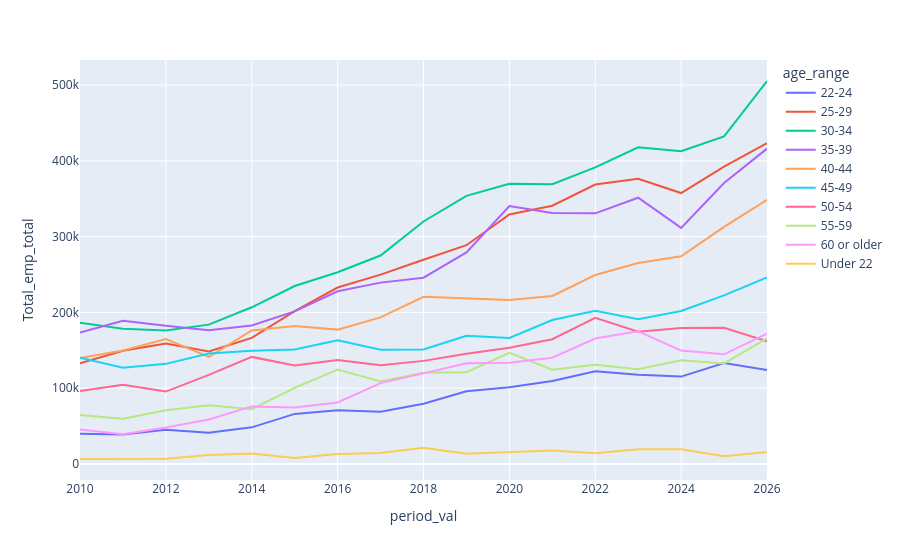

Notebook code cell kept with this figure:
### Markdown cell above
Graphing software-developer employment by year and age range:

### Code cell
fig = px.line(df_full_emp_totals.query(
"(period == 'year_as_str') & (age_range != 'All') & (occ2010 == 'Software \
developers, applications and systems software')"),
x = 'period_val', y = 'Total_emp_total', 
hover_data = 'Response_Count_emp_total', 
color = 'age_range')
# Ensuring that the years will be in chronological order, even if data for
# certain age ranges isn't present for all years:
# Any individual age-range value could have been used here instead of 'All';
# what's important is to show just one set of period entries so that we don't have
# duplicate entries within our sort criteria.
fig.update_xaxes(categoryorder = 'array', 
categoryarray = df_full_emp_totals.query(
"period == 'year_as_str' & age_range == 'All'").sort_values(
'period_val')['period_val'].unique())

### Figure 1 — Plotly figure (JSON) as saved in the notebook; plotly's stock layout.template omitted (floating-point values rounded to 4 significant figures)
{"data": [{"customdata": [[176], [161], [197], [184], [211], [247], [257], [270], [326], [348], [293], [343], [345], [310], [327], [304], [197]], "hovertemplate": "age_range=22-24<br>period_val=%{x}<br>Total_emp_total=%{y}<br>Response_Count_emp_total=%{customdata[0]}<extra></extra>", "legendgroup": "22-24", "line": {"color": "#636efa", "dash": "solid"}, "marker": {"symbol": "circle"}, "mode": "lines", "name": "22-24", "orientation": "v", "showlegend": true, "type": "scatter", "x": [2010, 2011, 2012, 2013, 2014, 2015, 2016, 2017, 2018, 2019, 2020, 2021, 2022, 2023, 2024, 2025, 2026], "xaxis": "x", "y": [40100.0, 38960.0, 45270.0, 41260.0, 48370.0, 66140.0, 70850.0, 69020.0, 79590.0, 96070.0, 101400.0, 109500.0, 122500.0, 117600.0, 115400.0, 133200.0, 124100.0], "yaxis": "y"}, {"customdata": [[681], [703], [773], [741], [769], [782], [909], [964], [1011], [995], [987], [1068], [1124], [1088], [1078], [982], [644]], "hovertemplate": "age_range=25-29<br>period_val=%{x}<br>Total_emp_total=%{y}<br>Response_Count_emp_total=%{customdata[0]}<extra></extra>", "legendgroup": "25-29", "line": {"color": "#EF553B", "dash": "solid"}, "marker": {"symbol": "circle"}, "mode": "lines", "name": "25-29", "orientation": "v", "showlegend": true, "type": "scatter", "x": [2010, 2011, 2012, 2013, 2014, 2015, 2016, 2017, 2018, 2019, 2020, 2021, 2022, 2023, 2024, 2025, 2026], "xaxis": "x", "y": [133100.0, 149500.0, 158900.0, 148400.0, 166300.0, 201700.0, 232900.0, 249800.0, 269500.0, 288700.0, 329300.0, 340800.0, 368700.0, 376300.0, 357500.0, 392400.0, 423300.0], "yaxis": "y"}, {"customdata": [[919], [912], [893], [951], [961], [999], [1094], [1109], [1200], [1247], [1138], [1168], [1243], [1321], [1241], [1049], [874]], "hovertemplate": "age_range=30-34<br>period_val=%{x}<br>Total_emp_total=%{y}<br>Response_Count_emp_total=%{customdata[0]}<extra></extra>", "legendgroup": "30-34", "line": {"color": "#00cc96", "dash": "solid"}, "marker": {"symbol": "circle"}, "mode": "lines", "name": "30-34", "orientation": "v", "showlegend": true, "type": "scatter", "x": [2010, 2011, 2012, 2013, 2014, 2015, 2016, 2017, 2018, 2019, 2020, 2021, 2022, 2023, 2024, 2025, 2026], "xaxis": "x", "y": [186500.0, 178600.0, 176300.0, 183900.0, 206800.0, 234900.0, 253100.0, 275000.0, 320000.0, 353800.0, 369800.0, 369200.0, 391500.0, 417900.0, 412800.0, 432300.0, 505300.0], "yaxis": "y"}, {"customdata": [[861], [881], [900], [865], [858], [877], [992], [1031], [1015], [1044], [1127], [1114], [1089], [1107], [1024], [1019], [741]], "hovertemplate": "age_range=35-39<br>period_val=%{x}<br>Total_emp_total=%{y}<br>Response_Count_emp_total=%{customdata[0]}<extra></extra>", "legendgroup": "35-39", "line": {"color": "#ab63fa", "dash": "solid"}, "marker": {"symbol": "circle"}, "mode": "lines", "name": "35-39", "orientation": "v", "showlegend": true, "type": "scatter", "x": [2010, 2011, 2012, 2013, 2014, 2015, 2016, 2017, 2018, 2019, 2020, 2021, 2022, 2023, 2024, 2025, 2026], "xaxis": "x", "y": [173600.0, 188900.0, 182400.0, 176300.0, 182900.0, 201400.0, 227900.0, 239300.0, 245800.0, 279200.0, 340400.0, 331100.0, 330800.0, 351400.0, 311500.0, 370600.0, 416200.0], "yaxis": "y"}, {"customdata": [[732], [738], [781], [704], [789], [770], [777], [798], [929], [860], [764], [827], [803], [869], [902], [835], [627]], "hovertemplate": "age_range=40-44<br>period_val=%{x}<br>Total_emp_total=%{y}<br>Response_Count_emp_total=%{customdata[0]}<extra></extra>", "legendgroup": "40-44", "line": {"color": "#FFA15A", "dash": "solid"}, "marker": {"symbol": "circle"}, "mode": "lines", "name": "40-44", "orientation": "v", "showlegend": true, "type": "scatter", "x": [2010, 2011, 2012, 2013, 2014, 2015, 2016, 2017, 2018, 2019, 2020, 2021, 2022, 2023, 2024, 2025, 2026], "xaxis": "x", "y": [139800.0, 149900.0, 165000.0, 141400.0, 176100.0, 182200.0, 177300.0, 193400.0, 220600.0, 218900.0, 216500.0, 221800.0, 249400.0, 265200.0, 274100.0, 312800.0, 348400.0], "yaxis": "y"}, {"customdata": [[708], [686], [695], [727], [743], [707], [684], [642], [630], [676], [563], [659], [717], [621], [678], [602], [481]], "hovertemplate": "age_range=45-49<br>period_val=%{x}<br>Total_emp_total=%{y}<br>Response_Count_emp_total=%{customdata[0]}<extra></extra>", "legendgroup": "45-49", "line": {"color": "#19d3f3", "dash": "solid"}, "marker": {"symbol": "circle"}, "mode": "lines", "name": "45-49", "orientation": "v", "showlegend": true, "type": "scatter", "x": [2010, 2011, 2012, 2013, 2014, 2015, 2016, 2017, 2018, 2019, 2020, 2021, 2022, 2023, 2024, 2025, 2026], "xaxis": "x", "y": [140400.0, 127200.0, 132100.0, 145800.0, 149300.0, 151000.0, 163100.0, 150900.0, 151200.0, 169200.0, 166400.0, 190000.0, 202100.0, 191100.0, 201900.0, 222500.0, 246100.0], "yaxis": "y"}, {"customdata": [[525], [586], [533], [620], [711], [580], [638], [585], [606], [608], [556], [578], [636], [574], [576], [480], [298]], "hovertemplate": "age_range=50-54<br>period_val=%{x}<br>Total_emp_total=%{y}<br>Response_Count_emp_total=%{customdata[0]}<extra></extra>", "legendgroup": "50-54", "line": {"color": "#FF6692", "dash": "solid"}, "marker": {"symbol": "circle"}, "mode": "lines", "name": "50-54", "orientation": "v", "showlegend": true, "type": "scatter", "x": [2010, 2011, 2012, 2013, 2014, 2015, 2016, 2017, 2018, 2019, 2020, 2021, 2022, 2023, 2024, 2025, 2026], "xaxis": "x", "y": [96320.0, 104500.0, 95560.0, 117500.0, 141300.0, 130000.0, 137300.0, 130400.0, 136100.0, 145500.0, 153500.0, 164600.0, 192900.0, 174500.0, 179300.0, 179700.0, 162000.0], "yaxis": "y"}, {"customdata": [[346], [360], [378], [401], [373], [455], [521], [473], [480], [513], [554], [433], [432], [401], [457], [392], [340]], "hovertemplate": "age_range=55-59<br>period_val=%{x}<br>Total_emp_total=%{y}<br>Response_Count_emp_total=%{customdata[0]}<extra></extra>", "legendgroup": "55-59", "line": {"color": "#B6E880", "dash": "solid"}, "marker": {"symbol": "circle"}, "mode": "lines", "name": "55-59", "orientation": "v", "showlegend": true, "type": "scatter", "x": [2010, 2011, 2012, 2013, 2014, 2015, 2016, 2017, 2018, 2019, 2020, 2021, 2022, 2023, 2024, 2025, 2026], "xaxis": "x", "y": [64680.0, 59750.0, 70960.0, 77680.0, 72340.0, 100500.0, 124600.0, 108800.0, 120400.0, 121200.0, 146800.0, 124300.0, 130900.0, 125200.0, 136900.0, 132700.0, 165700.0], "yaxis": "y"}, {"customdata": [[256], [231], [286], [330], [401], [393], [404], [503], [543], [558], [527], [570], [622], [648], [526], [452], [383]], "hovertemplate": "age_range=60 or older<br>period_val=%{x}<br>Total_emp_total=%{y}<br>Response_Count_emp_total=%{customdata[0]}<extra></extra>", "legendgroup": "60 or older", "line": {"color": "#FF97FF", "dash": "solid"}, "marker": {"symbol": "circle"}, "mode": "lines", "name": "60 or older", "orientation": "v", "showlegend": true, "type": "scatter", "x": [2010, 2011, 2012, 2013, 2014, 2015, 2016, 2017, 2018, 2019, 2020, 2021, 2022, 2023, 2024, 2025, 2026], "xaxis": "x", "y": [45550.0, 39440.0, 48210.0, 58650.0, 76050.0, 74640.0, 81240.0, 106800.0, 119600.0, 132800.0, 133700.0, 140300.0, 165500.0, 175000.0, 149600.0, 144700.0, 172100.0], "yaxis": "y"}, {"customdata": [[28], [31], [41], [48], [56], [45], [53], [50], [78], [52], [51], [59], [38], [54], [48], [27], [27]], "hovertemplate": "age_range=Under 22<br>period_val=%{x}<br>Total_emp_total=%{y}<br>Response_Count_emp_total=%{customdata[0]}<extra></extra>", "legendgroup": "Under 22", "line": {"color": "#FECB52", "dash": "solid"}, "marker": {"symbol": "circle"}, "mode": "lines", "name": "Under 22", "orientation": "v", "showlegend": true, "type": "scatter", "x": [2010, 2011, 2012, 2013, 2014, 2015, 2016, 2017, 2018, 2019, 2020, 2021, 2022, 2023, 2024, 2025, 2026], "xaxis": "x", "y": [6627.0, 6940.0, 6997.0, 11830.0, 13980.0, 8057.0, 13290.0, 14490.0, 21490.0, 13500.0, 15250.0, 17860.0, 14070.0, 19430.0, 19380.0, 10240.0, 15750.0], "yaxis": "y"}], "layout": {"legend": {"title": {"text": "age_range"}, "tracegroupgap": 0}, "margin": {"t": 60}, "xaxis": {"anchor": "y", "categoryarray": [2010, 2011, 2012, 2013, 2014, 2015, 2016, 2017, 2018, 2019, 2020, 2021, 2022, 2023, 2024, 2025, 2026], "categoryorder": "array", "domain": [0, 1], "title": {"text": "period_val"}}, "yaxis": {"anchor": "x", "domain": [0, 1], "title": {"text": "Total_emp_total"}}}}
